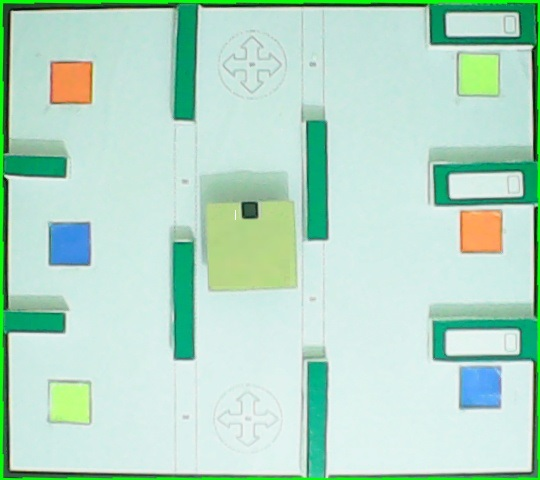
#> input picture fol/output_image_new.jpg, 540 x 480 px
$ python 'color coordinates.py'   (Python 2 division)
#> lines starting #> are read from the running program, lines starting #| are printed output that depends on the picture; after the words box and inside, x2 and y2 are one past the last pixel; in counts of white or black regions, pixels touching at a corner belong together

'''
**************************************************************************
*                  IMAGE PROCESSING (e-Yantra 2014)
*                  ================================
*  This software is intended to teach image processing concepts
*
*  MODULE: Functions
*  Filename: threshImage.py
*  Version: 1.0.0
*  Date: November 3, 2014
*
*  Author: Arun Mukundan, e-Yantra Project, Department of Computer Science
*  and Engineering, Indian Institute of Technology Bombay.
*
*  Software released under Creative Commons CC BY-NC-SA
*
*  For legal information refer to:
*        http://creativecommons.org/licenses/by-nc-sa/4.0/legalcode
*
*
*  This software is made available on an “AS IS WHERE IS BASIS”.
*  Licensee/end user indemnifies and will keep e-Yantra indemnified from
*  any and all claim(s) that emanate from the use of the Software or
*  breach of the terms of this agreement.
*
*  e-Yantra - An MHRD project under National Mission on Education using
*  ICT(NMEICT)
*
**************************************************************************
'''
# -*- coding: cp1252 -*-
'''
**************************************************************************
*                  IMAGE PROCESSING (e-Yantra 2014)
*                  ================================
*  This software is intended to teach image processing concepts
*
*  MODULE: Functions
*  Filename: objectDetect.py
*  Version: 1.0.0
*  Date: November 3, 2014
*
*  Author: Arun Mukundan, e-Yantra Project, Department of Computer Science
*  and Engineering, Indian Institute of Technology Bombay.
*
*  Software released under Creative Commons CC BY-NC-SA
*
*  For legal information refer to:
*        http://creativecommons.org/licenses/by-nc-sa/4.0/legalcode
*
*
*  This software is made available on an “AS IS WHERE IS BASIS”.
*  Licensee/end user indemnifies and will keep e-Yantra indemnified from
*  any and all claim(s) that emanate from the use of the Software or
*  breach of the terms of this agreement.
*
*  e-Yantra - An MHRD project under National Mission on Education using
*  ICT(NMEICT)
*
**************************************************************************
'''

############################################
## Import OpenCV
import numpy as np
import cv2

# Initialize camera

############################################
img = cv2.imread('output_image_new.jpg')
#> img is the input picture: shape (480, 540, 3); mean B, G, R 199.4, 217.4, 179.5
#####################
hsv = cv2.cvtColor(img,cv2.COLOR_BGR2HSV)
#> hsv: shape (480, 540, 3); mean H, S, V 78.4, 57.2, 219.5
############################################
def red_provision(hsv):
    lower = np.array([0,100,100])
    upper = np.array([30,255,255])

    mask = cv2.inRange(hsv,lower, upper)
    kernel = np.ones((20,20),np.uint8)
    erosion = cv2.erode(mask,kernel,iterations = 1)
    dilation = cv2.dilate(erosion,kernel,iterations = 1)

    contours, hierarchy = cv2.findContours(dilation,cv2.RETR_TREE,cv2.CHAIN_APPROX_SIMPLE)
    cv2.drawContours(img,contours,-1,(255,0,0),1)
    #print len(contours)
    red = [[0 for x in range(2)] for x in range(len(contours))]
    for i in range(len(contours)):
        #print "Area = ", cv2.contourArea(contours[i])
        #print "Perimeter = ", cv2.arcLength(contours[i],True)
        M = cv2.moments(contours[i])
        cx = int(M['m10']/M['m00'])
        cy = int(M['m01']/M['m00'])
        #print "Centroid = ", cx, ", ", cy
        cv2.circle(img,(cx,cy), 5, (255,255,0), -1)
        red[i][0]=cx
        red[i][1]=cy
    #cv2.imshow('red_provision',img)
    return red
#######
def blue_provision(hsv):
    lower = np.array([80,100,212])
    upper = np.array([110,255,255])

    mask = cv2.inRange(hsv,lower, upper)
    kernel = np.ones((20,20),np.uint8)
    erosion = cv2.erode(mask,kernel,iterations = 1)
    dilation = cv2.dilate(erosion,kernel,iterations = 1)

    contours, hierarchy = cv2.findContours(dilation,cv2.RETR_TREE,cv2.CHAIN_APPROX_SIMPLE)
    cv2.drawContours(img,contours,-1,(255,0,0),1)
    #print len(contours)
    blue = [[0 for x in range(2)] for x in range(len(contours))]
    for i in range(len(contours)):
        #print "Area = ", cv2.contourArea(contours[i])
        #print "Perimeter = ", cv2.arcLength(contours[i],True)
        M = cv2.moments(contours[i])
        cx = int(M['m10']/M['m00'])
        cy = int(M['m01']/M['m00'])
        #print "Centroid = ", cx, ", ", cy
        cv2.circle(img,(cx,cy), 5, (255,0,255), -1)
        blue[i][0]=cx
        blue[i][1]=cy
    #cv2.imshow('blue_provision',img)
    return blue
########
def yellow_provision(hsv):
    lower = np.array([25,100,215])
    upper = np.array([55,255,255])

    mask = cv2.inRange(hsv,lower, upper)
    kernel = np.ones((20,20),np.uint8)
    erosion = cv2.erode(mask,kernel,iterations = 1)
    dilation = cv2.dilate(erosion,kernel,iterations = 1)
    contours, hierarchy = cv2.findContours(dilation,cv2.RETR_TREE,cv2.CHAIN_APPROX_SIMPLE)
    cv2.drawContours(img,contours,-1,(255,0,0),1)
    #print len(contours)
    yellow = [[0 for x in range(2)] for x in range(len(contours))]
    for i in range(len(contours)):
        #print "Area = ", cv2.contourArea(contours[i])
        #print "Perimeter = ", cv2.arcLength(contours[i],True)
        M = cv2.moments(contours[i])
        cx = int(M['m10']/M['m00'])
        cy = int(M['m01']/M['m00'])
        #print "Centroid = ", cx, ", ", cy
        cv2.circle(img,(cx,cy), 5, (0,255,255), -1)
        yellow[i][0]=cx
        yellow[i][1]=cy
    #cv2.imshow('yellow_provision',img)
    return yellow
#######
def bot_position(hsv):
    lower = np.array([30,90,120])
    upper = np.array([50,255,230])

    mask = cv2.inRange(hsv,lower, upper)
    kernel = np.ones((10,10),np.uint8)
    closing = cv2.morphologyEx(mask, cv2.MORPH_CLOSE, kernel)
    dilation = cv2.dilate(closing,kernel,iterations = 1)
    contours, hierarchy = cv2.findContours(dilation,cv2.RETR_TREE,cv2.CHAIN_APPROX_SIMPLE)
    contours=sorted(contours, key = cv2.contourArea, reverse = True)[:2]
    cv2.drawContours(img,contours,0,(255,0,0),1)
    #print len(contours)
    bot = [0,0]

    M = cv2.moments(contours[0])
    cx = int(M['m10']/M['m00'])
    cy = int(M['m01']/M['m00'])
    #print "Centroid = ", cx, ", ", cy
    cv2.circle(img,(cx,cy), 5, (0,0,255), -1)
    bot[0]=cx
    bot[1]=cy
    cv2.imshow('bot_position',img)
    cv2.imwrite('Destination.jpg',img)
    return bot
#cv2.imshow('image',img)


############################################
red_provision_coordinate = red_provision(hsv)
#> in red_provision, `mask = cv2.inRange(hsv,lower, upper)`:
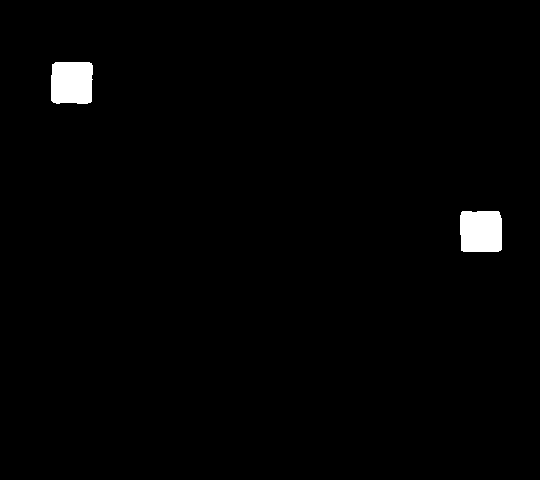
#> mask: shape (480, 540); 1.3% white; 2 white regions, box (x1, y1, x2, y2) and area: (51, 62, 93, 104) 1683, (460, 211, 502, 252) 1677
#> in red_provision, `erosion = cv2.erode(mask,kernel,iterations = 1)`: erosion: shape (480, 540); 0.35% white; 2 white regions, box (x1, y1, x2, y2) and area: (61, 72, 83, 94) 460, (470, 221, 493, 243) 451
#> in red_provision, `dilation = cv2.dilate(erosion,kernel,iterations = 1)`: dilation: shape (480, 540); 1.3% white; 2 white regions
#> in red_provision, `contours, hierarchy = cv2.findContours(dilation,cv2.RETR_TREE,cv2.CHAI..`: contours = 2 contours; box (x1, y1, x2, y2) and area: (461, 212, 503, 253) 1590, (52, 63, 93, 104) 1580
#> in red_provision, `cv2.drawContours(img,contours,-1,(255,0,0),1)`: img: shape (480, 540, 3); 0.12% of pixels changed, all inside (x1, y1, x2, y2) = (52, 63, 503, 253)
#> in red_provision, `red = [[0 for x in range(2)] for x in range(len(contours))]`: red = [[0, 0], [0, 0]]
#> the loop in red_provision, `for i in range(len(contours)): #print "Area = ", cv2.contourArea(conto..` made 2 passes
#> (cx, cy) on passes 1 to 2: (481, 232), (72, 83)
#> after the loop in red_provision, `for i in range(len(contours)):`:
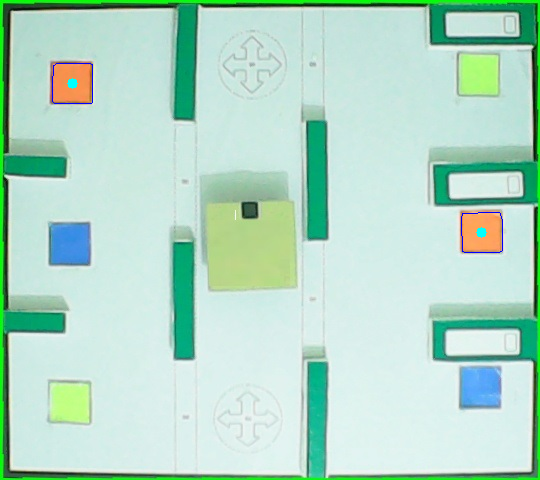
#> img: shape (480, 540, 3); mean B, G, R 199.7, 217.3, 179.1
#> after the loop in red_provision, `for i in range(len(contours)):`: red = [[481, 232], [72, 83]]
#> red_provision_coordinate = [[481, 232], [72, 83]]
print  red_provision_coordinate
#| [[481, 232], [72, 83]]
blue_provision_coordinate = blue_provision(hsv)
#> in blue_provision, `mask = cv2.inRange(hsv,lower, upper)`: mask: shape (480, 540); 0.98% white; 2 white regions, box (x1, y1, x2, y2) and area: (462, 368, 500, 405) 1327, (53, 225, 88, 262) 1212
#> in blue_provision, `erosion = cv2.erode(mask,kernel,iterations = 1)`: erosion: shape (480, 540); 0.18% white; 2 white regions, box (x1, y1, x2, y2) and area: (473, 378, 490, 396) 264, (64, 236, 78, 252) 215
#> in blue_provision, `dilation = cv2.dilate(erosion,kernel,iterations = 1)`: dilation: shape (480, 540); 0.94% white; 2 white regions
#> in blue_provision, `contours, hierarchy = cv2.findContours(dilation,cv2.RETR_TREE,cv2.CHAI..`: contours = 2 contours; box (x1, y1, x2, y2) and area: (464, 369, 500, 406) 1222, (55, 227, 88, 262) 1080
#> in blue_provision, `cv2.drawContours(img,contours,-1,(255,0,0),1)`: img: shape (480, 540, 3); 0.1% of pixels changed, all inside (x1, y1, x2, y2) = (55, 227, 500, 406)
#> in blue_provision, `blue = [[0 for x in range(2)] for x in range(len(contours))]`: blue = [[0, 0], [0, 0]]
#> the loop in blue_provision, `for i in range(len(contours)): #print "Area = ", cv2.contourArea(conto..` made 2 passes
#> (cx, cy) on passes 1 to 2: (481, 387), (70, 244)
#> after the loop in blue_provision, `for i in range(len(contours)):`:
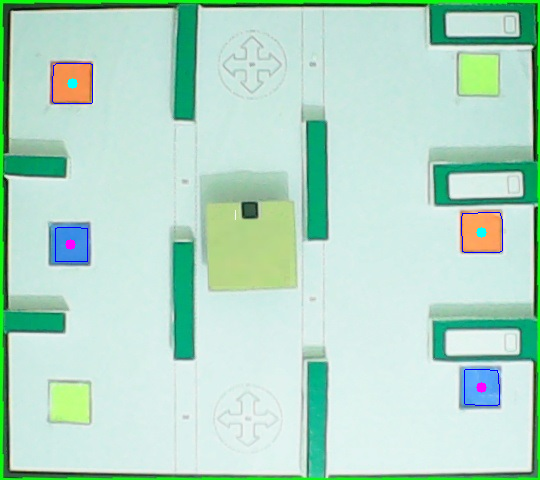
#> img: shape (480, 540, 3); mean B, G, R 199.8, 217, 179.2
#> after the loop in blue_provision, `for i in range(len(contours)):`: blue = [[481, 387], [70, 244]]
#> blue_provision_coordinate = [[481, 387], [70, 244]]
print  blue_provision_coordinate
#| [[481, 387], [70, 244]]
yellow_provision_coordinate = yellow_provision(hsv)
#> in yellow_provision, `mask = cv2.inRange(hsv,lower, upper)`: mask: shape (480, 540); 0.97% white; 17 white regions (13 under 20 px), largest, box (x1, y1, x2, y2) and area: (461, 55, 498, 94) 1284, (53, 386, 89, 421) 1126, (271, 279, 280, 285) 37, (266, 256, 276, 262) 30
#> in yellow_provision, `erosion = cv2.erode(mask,kernel,iterations = 1)`: erosion: shape (480, 540); 0.17% white; 2 white regions, box (x1, y1, x2, y2) and area: (472, 67, 488, 84) 266, (65, 397, 78, 411) 181
#> in yellow_provision, `dilation = cv2.dilate(erosion,kernel,iterations = 1)`: dilation: shape (480, 540); 0.89% white; 2 white regions
#> in yellow_provision, `contours, hierarchy = cv2.findContours(dilation,cv2.RETR_TREE,cv2.CHAI..`: contours = 2 contours; box (x1, y1, x2, y2) and area: (463, 58, 498, 94) 1186, (56, 388, 88, 421) 992
#> in yellow_provision, `cv2.drawContours(img,contours,-1,(255,0,0),1)`:
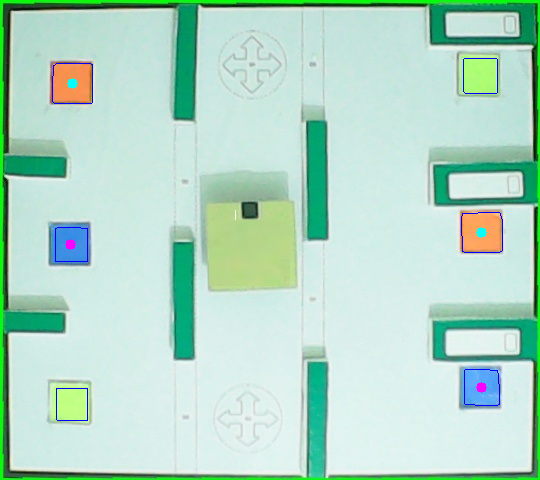
#> img: shape (480, 540, 3); 0.1% of pixels changed, all inside (x1, y1, x2, y2) = (56, 58, 498, 421)
#> in yellow_provision, `yellow = [[0 for x in range(2)] for x in range(len(contours))]`: yellow = [[0, 0], [0, 0]]
#> the loop in yellow_provision, `for i in range(len(contours)): #print "Area = ", cv2.contourArea(conto..` made 2 passes
#> (cx, cy) on passes 1 to 2: (71, 403), (480, 75)
#> after the loop in yellow_provision, `for i in range(len(contours)):`:
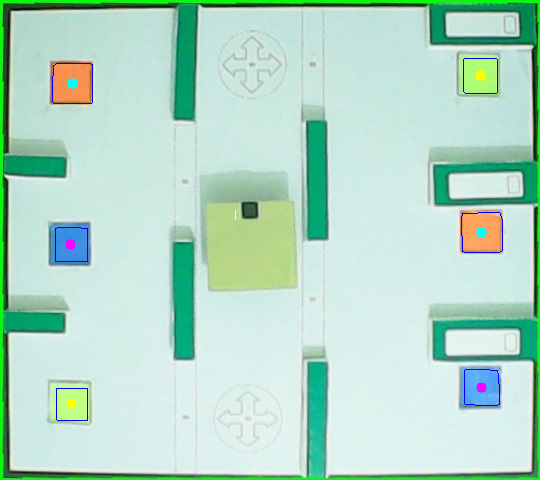
#> img: shape (480, 540, 3); 0.06% of pixels changed, all inside (x1, y1, x2, y2) = (66, 70, 486, 409)
#> after the loop in yellow_provision, `for i in range(len(contours)):`: yellow = [[71, 403], [480, 75]]
#> yellow_provision_coordinate = [[71, 403], [480, 75]]
print  yellow_provision_coordinate
#| [[71, 403], [480, 75]]
bot_position_coordinate = bot_position(hsv)
#> in bot_position, `mask = cv2.inRange(hsv,lower, upper)`: mask: shape (480, 540); 1.9% white; 7 white regions (6 under 20 px), largest, box (x1, y1, x2, y2) and area: (209, 203, 293, 287) 4912
#> in bot_position, `closing = cv2.morphologyEx(mask, cv2.MORPH_CLOSE, kernel)`: closing: shape (480, 540); 2.3% white; 6 white regions (5 under 20 px), largest, box (x1, y1, x2, y2) and area: (210, 204, 294, 288) 5857
#> in bot_position, `dilation = cv2.dilate(closing,kernel,iterations = 1)`:
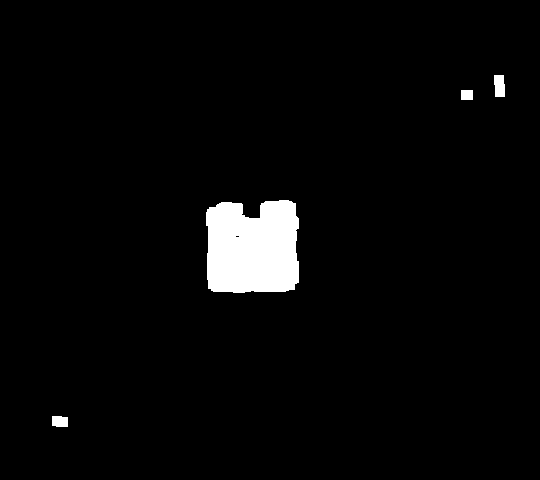
#> dilation: shape (480, 540); 3.2% white; 4 white regions
#> in bot_position, `contours, hierarchy = cv2.findContours(dilation,cv2.RETR_TREE,cv2.CHAI..`: contours = 5 contours, 1 with area under 20; largest, box (x1, y1, x2, y2) and area: (206, 200, 299, 293) 7590, (494, 75, 505, 97) 190, (52, 416, 68, 427) 141, (461, 90, 473, 100) 99
#> in bot_position, `contours=sorted(contours, key = cv2.contourArea, reverse = True)[:2]`: contours = 2 contours; box (x1, y1, x2, y2) and area: (206, 200, 299, 293) 7590, (494, 75, 505, 97) 190
#> in bot_position, `cv2.drawContours(img,contours,0,(255,0,0),1)`:
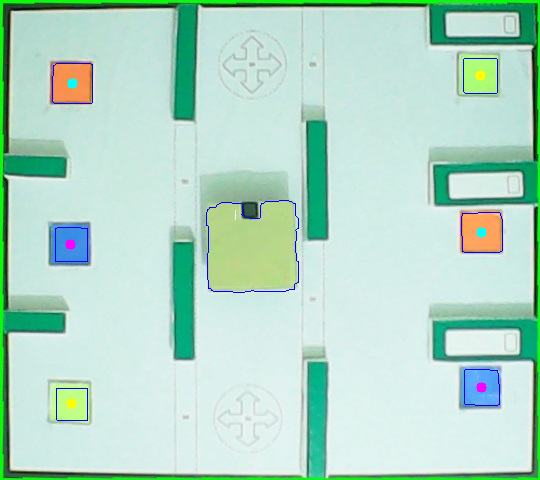
#> img: shape (480, 540, 3); 0.14% of pixels changed, all inside (x1, y1, x2, y2) = (206, 200, 299, 293)
#> in bot_position, `M = cv2.moments(contours[0])`: M = moments, m00 7590, centre m10/m00, m01/m00 = (252.2, 247.9)
#> in bot_position, `cx = int(M['m10']/M['m00'])`: cx = 252
#> in bot_position, `cy = int(M['m01']/M['m00'])`: cy = 247
#> in bot_position, `cv2.circle(img,(cx,cy), 5, (0,0,255), -1)`: img: shape (480, 540, 3); 0.03% of pixels changed, all inside (x1, y1, x2, y2) = (247, 242, 258, 253)
#> bot_position_coordinate = [252, 247]
print  bot_position_coordinate
#| [252, 247]
############################################
## Close and exit
cv2.waitKey(0)
cv2.destroyAllWindows()
#################################################
